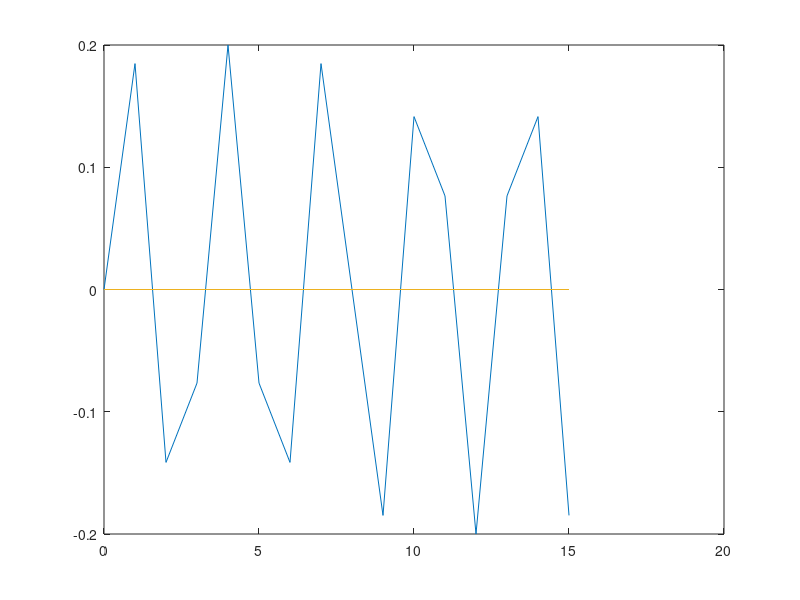
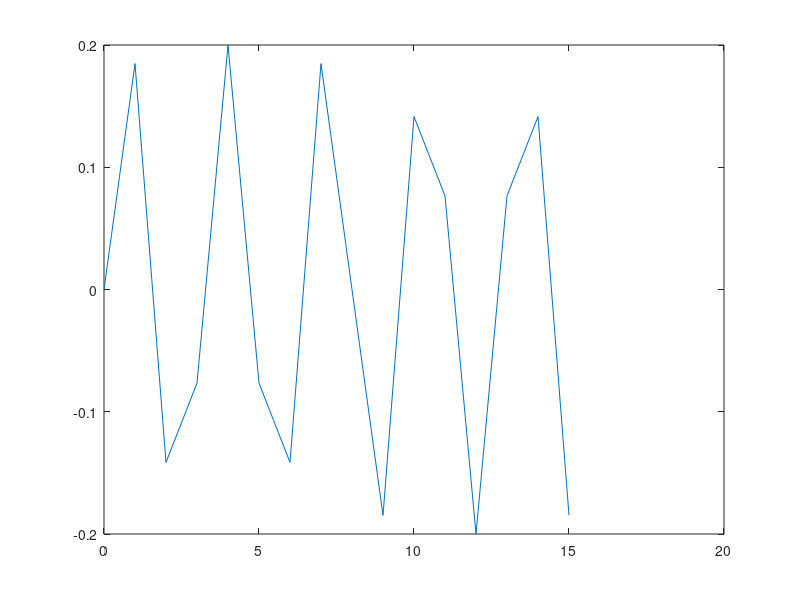
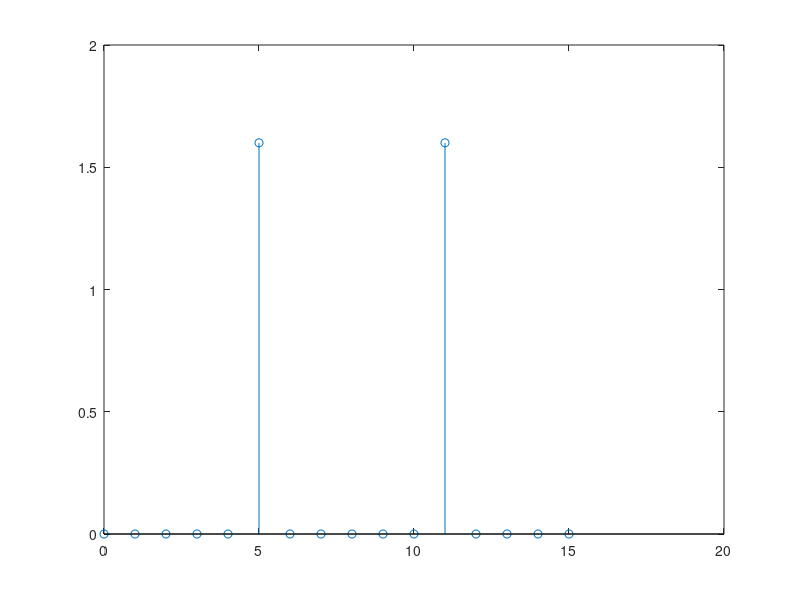

Write the MATLAB code that produced these figures, in order. (Note: this script raises an error after producing the figures.)
%% FFT algoritm
start_time = 0;
number_of_samples = 16;
end_time = number_of_samples - 1;
n = linspace(start_time, end_time , number_of_samples ); 

f1 = 5;
a1 = 0.2;

f2 = 2;
a2 = 00;

f3 = 1;
a3 = 00;
comp1 = a1 * sin( f1 *2*pi*n/number_of_samples);
comp2 = a2 * sin( f2 *2*pi*n/number_of_samples);
comp3 = a3 * sin( f3 *2*pi*n/number_of_samples);

data = comp1 + comp2 + comp3;


figure(1)
plot (n, comp1, '-');
hold on;
plot (n, comp2, '-');
plot (n, comp3, '-');
hold off;

figure(2)
plot (n, data);

figure(3)
X_matlab = fft(data, number_of_samples);
stem (n,abs(X_matlab))

%% My FFT

%  W_N vector calculation
% W  = zeros(1,number_of_samples);    % complex
% Wr = zeros(1,number_of_samples);    % real
% Wi = zeros(1,number_of_samples);    % imag
% for i = 1 : number_of_samples 
%     W(i)  = exp(-j * (i-1) * 2 * pi/ number_of_samples );
%     Wr(i) = real(W(i));
%     Wi(i) = imag(W(i));
% end

% reverse bit calulation

bits = length(dec2bin( number_of_samples - 1 ));
rev_bit_dec = zeros(1,number_of_samples); 

for i=1:number_of_samples
    bin_num = dec2bin(i-1 , bits);
    rev_bit = [];
    for k=bits:-1:1
       rev_bit = [rev_bit , bin_num(k)];
    end
    rev_bit_dec(i) = bin2dec(rev_bit) + 1; % add 1 to match Matlab numbering   
end

% First stage of FFT

s_1_2 = zeros(1,number_of_samples); 
stage = zeros(bits,number_of_samples);


for i=1:number_of_samples
    if rem(i-1,2) == 0          % odd or even
        stage(1,i) = data(rev_bit_dec(i)) +  data(rev_bit_dec(i+1));
    else
        stage(1,i) = data(rev_bit_dec(i)) -  data(rev_bit_dec(i-1));
    end
end

% s_1_2(1)  = data(rev_bit_dec(1)) +  data(rev_bit_dec(2));
% s_1_2(2)  = data(rev_bit_dec(2)) -  data(rev_bit_dec(1));
% 
% s_1_2(3)  = data(rev_bit_dec(3)) +  data(rev_bit_dec(4));
% s_1_2(4)  = data(rev_bit_dec(4)) -  data(rev_bit_dec(3));
% 
% s_1_2(5)  = data(rev_bit_dec(5)) +  data(rev_bit_dec(6));
% s_1_2(6)  = data(rev_bit_dec(6)) -  data(rev_bit_dec(5));
% 
% s_1_2(7)  = data(rev_bit_dec(7)) +  data(rev_bit_dec(8));
% s_1_2(8)  = data(rev_bit_dec(8)) -  data(rev_bit_dec(7));
% 
% s_1_2(9)  = data(rev_bit_dec(9)) +  data(rev_bit_dec(10));
% s_1_2(10)  = data(rev_bit_dec(10)) -  data(rev_bit_dec(9));
% 
% s_1_2(11)  = data(rev_bit_dec(11)) +  data(rev_bit_dec(12));
% s_1_2(12)  = data(rev_bit_dec(12)) -  data(rev_bit_dec(11));
% 
% s_1_2(13)  = data(rev_bit_dec(13)) +  data(rev_bit_dec(14));
% s_1_2(14)  = data(rev_bit_dec(14)) -  data(rev_bit_dec(13));
% 
% s_1_2(15)  = data(rev_bit_dec(15)) +  data(rev_bit_dec(16));
% s_1_2(16)  = data(rev_bit_dec(16)) -  data(rev_bit_dec(15));

% s_1_2(1)  = data(1) +  data(5);
% s_1_2(2)  = data(5) -  data(1);
% 
% s_1_2(3)  = data(3) +  data(7);
% s_1_2(4)  = data(7) -  data(3);
% 
% s_1_2(5)  = data(2) +  data(6);
% s_1_2(6)  = data(6) -  data(2);
% 
% s_1_2(7)  = data(4) +  data(8);
% s_1_2(8)  = data(8) -  data(4);

% s_1_2,
% stage,

% Second stage 

s_2_3 = zeros(1,number_of_samples); 

s_2_3(1) = s_1_2(1) + W(1) * s_1_2(3);
s_2_3(2) = s_1_2(2) + W(3) * s_1_2(4);
s_2_3(3) = s_1_2(3) + W(5) * s_1_2(1);
s_2_3(4) = s_1_2(4) + W(7) * s_1_2(2);

s_2_3(5) = s_1_2(5) + W(1) * s_1_2(7);
s_2_3(6) = s_1_2(6) + W(3) * s_1_2(8);
s_2_3(7) = s_1_2(7) + W(5) * s_1_2(5);
s_2_3(8) = s_1_2(8) + W(7) * s_1_2(6);


W1  = zeros(1,4);    % complex
for i = 1 : 4 
    W1(i)  = exp(-j * (i-1) * 2 * pi/ 4 );
end

stage(2,1) = stage(1,1) + W1(1) * stage(1,3);
stage(2,2) = stage(1,2) + W1(2) * stage(1,4);
stage(2,3) = stage(1,3) - W1(1) * stage(1,1);
stage(2,4) = stage(1,4) - W1(2) * stage(1,2);

stage(2,5) = stage(1,5) + W1(1) * stage(1,7);
stage(2,6) = stage(1,6) + W1(2) * stage(1,8);
stage(2,7) = stage(1,7) - W1(1) * stage(1,5);
stage(2,8) = stage(1,8) - W1(2) * stage(1,6);

stage(2,9) = stage(1,9) + W1(1) * stage(1,11);
stage(2,10) = stage(1,10) + W1(2) * stage(1,12);
stage(2,11) = stage(1,11) - W1(1) * stage(1,9);
stage(2,12) = stage(1,12) - W1(2) * stage(1,10);

stage(2,13) = stage(1,13) + W1(1) * stage(1,15);
stage(2,14) = stage(1,14) + W1(2) * stage(1,16);
stage(2,15) = stage(1,15) - W1(1) * stage(1,13);
stage(2,16) = stage(1,16) - W1(2) * stage(1,14);

% theard stage 

s_3_4 = zeros(1,number_of_samples); 

s_3_4(1) = s_2_3(1) + W(1) * s_2_3(5);
s_3_4(2) = s_2_3(2) + W(2) * s_2_3(6);

s_3_4(3) = s_2_3(3) + W(3) * s_2_3(7);
s_3_4(4) = s_2_3(4) + W(4) * s_2_3(8);


s_3_4(5) = s_2_3(5) + W(5) * s_2_3(1);
s_3_4(6) = s_2_3(6) + W(6) * s_2_3(2);

s_3_4(7) = s_2_3(7) + W(7) * s_2_3(3);
s_3_4(8) = s_2_3(8) + W(8) * s_2_3(4);

W2  = zeros(1,8);    % complex
for i = 1 : 8 
    W2(i)  = exp(-j * (i-1) * 2 * pi/ 8 );
end

stage(3,1) = stage(2,1) + W2(1) * stage(2,5);
stage(3,2) = stage(2,2) + W2(2) * stage(2,6);
stage(3,3) = stage(2,3) + W2(3) * stage(2,7);
stage(3,4) = stage(2,4) + W2(4) * stage(2,8);
stage(3,5) = stage(2,5) - W2(1) * stage(2,1);
stage(3,6) = stage(2,6) - W2(2) * stage(2,2);
stage(3,7) = stage(2,7) - W2(3) * stage(2,3);
stage(3,8) = stage(2,8) - W2(4) * stage(2,4);

stage(3,9) = stage(2,9) + W2(1) * stage(2,13);
stage(3,10) = stage(2,10) + W2(2) * stage(2,14);
stage(3,11) = stage(2,11) + W2(3) * stage(2,15);
stage(3,12) = stage(2,12) + W2(4) * stage(2,16);
stage(3,13) = stage(2,13) - W2(1) * stage(2,9);
stage(3,14) = stage(2,14) - W2(2) * stage(2,10);
stage(3,15) = stage(2,15) - W2(3) * stage(2,11);
stage(3,16) = stage(2,16) - W2(4) * stage(2,12);


% Fourt stage

W3  = zeros(1,16);    % complex
for i = 1 : 16 
    W3(i)  = exp(-j * (i-1) * 2 * pi/ 16 );
end

stage(4,1) = stage(3,1) + W3(1) * stage(3,9);
stage(4,2) = stage(3,2) + W3(2) * stage(3,10);
stage(4,3) = stage(3,3) + W3(3) * stage(3,11);
stage(4,4) = stage(3,4) + W3(4) * stage(3,12);
stage(4,5) = stage(3,5) + W3(5) * stage(3,13);
stage(4,6) = stage(3,6) + W3(6) * stage(3,14);
stage(4,7) = stage(3,7) + W3(7) * stage(3,15);
stage(4,8) = stage(3,8) + W3(8) * stage(3,16);
stage(4,9)  = stage(3,9)  - W3(1)  * stage(3,1);
stage(4,10) = stage(3,10) - W3(2) * stage(3,2);
stage(4,11) = stage(3,11) - W3(3) * stage(3,3);
stage(4,12) = stage(3,12) - W3(4) * stage(3,4);
stage(4,13) = stage(3,13) - W3(5) * stage(3,5);
stage(4,14) = stage(3,14) - W3(6) * stage(3,6);
stage(4,15) = stage(3,15) - W3(7) * stage(3,7);
stage(4,16) = stage(3,16) - W3(8) * stage(3,8);


figure(4)
stem(n, abs( stage(4,:) ) )





